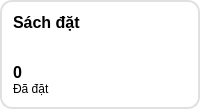
                 <widget class="QWidget" name="verticalWidget_18" native="true">
                  <property name="styleSheet">
                   <string notr="true">QWidget{background-color: #ffffff;
border: 2px solid #E0E0E0;
border-radius: 12px;
}
QLabel{
	border: 0px solid #E0E0E0;
}</string>
                  </property>
                  <layout class="QVBoxLayout" name="verticalLayout_23">
                   <property name="spacing">
                    <number>0</number>
                   </property>
                   <property name="leftMargin">
                    <number>13</number>
                   </property>
                   <property name="topMargin">
                    <number>13</number>
                   </property>
                   <property name="rightMargin">
                    <number>13</number>
                   </property>
                   <property name="bottomMargin">
                    <number>13</number>
                   </property>
                   <item>
                    <layout class="QHBoxLayout" name="horizontalLayout_16">
                     <item>
                      <widget class="QLabel" name="label_78">
                       <property name="font">
                        <font>
                         <family>Segoe UI</family>
                         <pointsize>12</pointsize>
                         <bold>true</bold>
                        </font>
                       </property>
                       <property name="text">
                        <string>Sách đặt</string>
                       </property>
                      </widget>
                     </item>
                     <item>
                      <widget class="QPushButton" name="pushButton_20">
                       <property name="maximumSize">
                        <size>
                         <width>39</width>
                         <height>39</height>
                        </size>
                       </property>
                       <property name="styleSheet">
                        <string notr="true">border: 0px;
border-radius: 0px;</string>
                       </property>
                       <property name="text">
                        <string/>
                       </property>
                       <property name="icon">
                        <iconset resource="resource.qrc">
                         <normaloff>:/icons/icons_/open-book (1).png</normaloff>:/icons/icons_/open-book (1).png</iconset>
                       </property>
                       <property name="iconSize">
                        <size>
                         <width>35</width>
                         <height>35</height>
                        </size>
                       </property>
                      </widget>
                     </item>
                    </layout>
                   </item>
                   <item>
                    <widget class="QLabel" name="label_80">
                     <property name="font">
                      <font>
                       <family>Segoe UI</family>
                       <pointsize>20</pointsize>
                      </font>
                     </property>
                     <property name="text">
                      <string/>
                     </property>
                    </widget>
                   </item>
                   <item>
                    <widget class="QLabel" name="tong_sach_dat_label">
                     <property name="font">
                      <font>
                       <family>Segoe UI</family>
                       <pointsize>12</pointsize>
                       <bold>true</bold>
                      </font>
                     </property>
                     <property name="text">
                      <string>0</string>
                     </property>
                    </widget>
                   </item>
                   <item>
                    <widget class="QLabel" name="label_82">
                     <property name="text">
                      <string>Đã đặt</string>
                     </property>
                    </widget>
                   </item>
                  </layout>
                 </widget>
